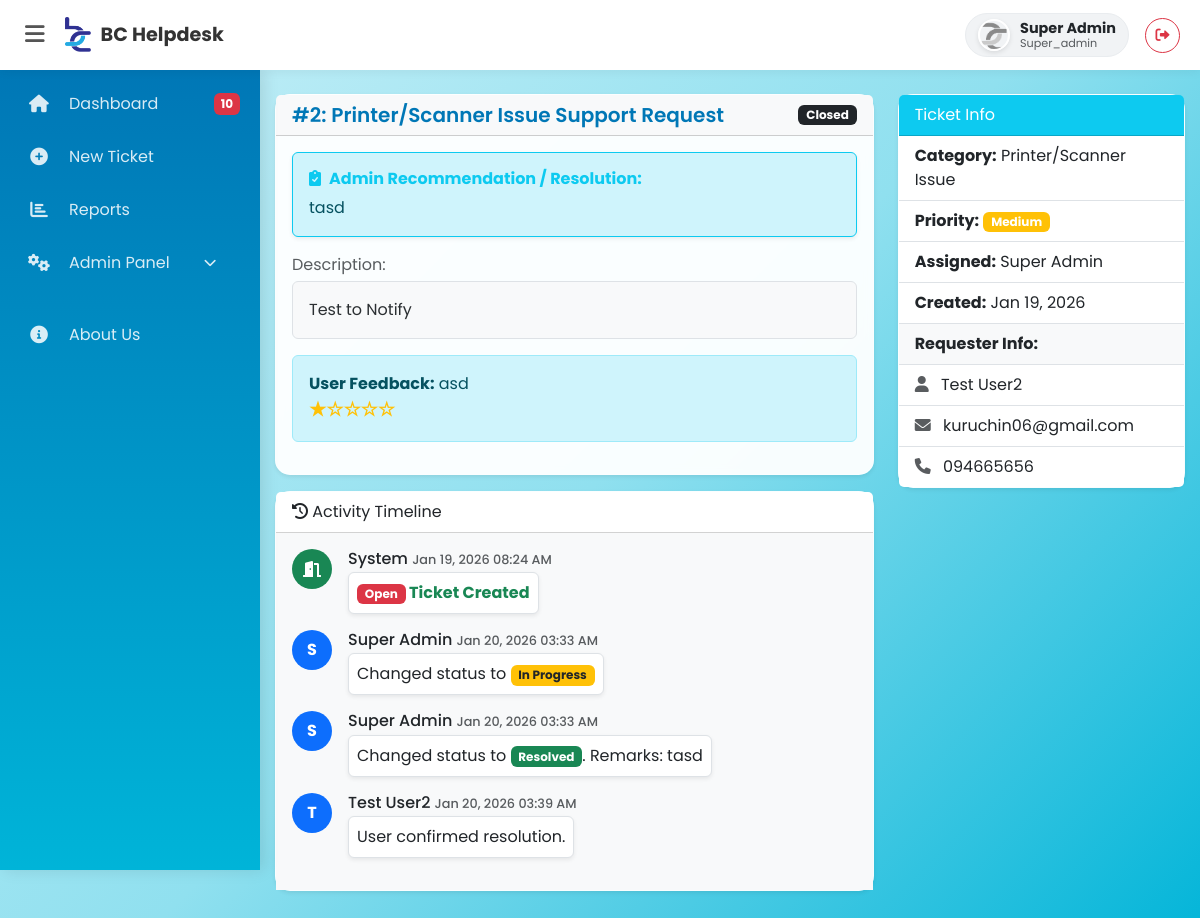
Screenshot of /ticket_details.php?id=2 (signed in) with the database file from the repository.
### tables this page shows
CREATE TABLE `users` (
  `id` int(11) NOT NULL,
  `username` varchar(50) NOT NULL,
  `email` varchar(100) NOT NULL,
  `phone` varchar(20) DEFAULT NULL,
  `password` varchar(255) NOT NULL,
  `role` varchar(50) NOT NULL DEFAULT 'employee',
  `is_active` tinyint(1) DEFAULT '0',
  `created_at` timestamp NULL DEFAULT CURRENT_TIMESTAMP,
  `branch_id` int(11) DEFAULT NULL,
  `profile_image` varchar(255) DEFAULT NULL,
  `dept_id` int(11) DEFAULT NULL,
  `reset_token` varchar(10) DEFAULT NULL,
  `reset_expires` datetime DEFAULT NULL
);

CREATE TABLE `tickets` (
  `id` int(11) NOT NULL,
  `user_id` int(11) NOT NULL,
  `assigned_to` int(11) DEFAULT NULL,
  `subject` varchar(255) NOT NULL,
  `description` text NOT NULL,
  `priority` enum('Low','Medium','High') DEFAULT 'Low',
  `category` varchar(50) NOT NULL,
  `status` enum('Open','In Progress','On Hold','Resolved','Closed') DEFAULT 'Open',
  `attachment` varchar(255) DEFAULT NULL,
  `rating` int(11) DEFAULT NULL,
  `feedback` text,
  `created_at` timestamp NULL DEFAULT CURRENT_TIMESTAMP,
  `resolved_at` timestamp NULL DEFAULT NULL,
  `confirmed_at` timestamp NULL DEFAULT NULL,
  `resolution_remarks` text,
  `dept_id` int(11) DEFAULT NULL
);

CREATE TABLE `ticket_logs` (
  `id` int(11) NOT NULL,
  `ticket_id` int(11) DEFAULT NULL,
  `user_id` int(11) DEFAULT NULL,
  `action_type` enum('comment','status_change','log','file') DEFAULT 'log',
  `message` text NOT NULL,
  `created_at` timestamp NULL DEFAULT CURRENT_TIMESTAMP
);

### ticket_details.php (the view, shortened to what this page needs)
<?php
require 'config/db.php';
require 'includes/header.php';
require 'includes/navbar.php';
$ticket_id = intval($_GET['id']);
$sql = "SELECT t.*,
                u.username as requester_name,
                u.email as requester_email,
                u.phone as requester_phone,
                a.username as assigned_name
        FROM tickets t
        LEFT JOIN users u ON t.user_id = u.id
        LEFT JOIN users a ON t.assigned_to = a.id
        WHERE t.id = ?";
$stmt = $conn->prepare($sql);
$stmt->bind_param("i", $ticket_id);
$stmt->execute();
$ticket = $stmt->get_result()->fetch_assoc();
$logs = $conn->query("SELECT l.*, u.username FROM ticket_logs l LEFT JOIN users u ON l.user_id = u.id WHERE ticket_id = $ticket_id ORDER BY created_at ASC");
$badgeClass = 'secondary';
switch($ticket['status']) {
    case 'Closed': $badgeClass = 'dark'; break;
}
?>
<div class="container mt-4">
    <div class="row">
        <div class="col-md-8">
            <div class="card mb-3 shadow-sm">
                <div class="card-header d-flex justify-content-between align-items-center bg-light">
                    <h5 class="mb-0">#<?= $ticket['id'] ?>: <?= htmlspecialchars($ticket['subject']) ?></h5>
                    <span class="badge bg-<?= $badgeClass ?>"><?= !empty($ticket['status']) ? $ticket['status'] : 'Unknown' ?></span>
                </div>
                <div class="card-body">
                    <?php if (!empty($ticket['resolution_remarks'])): ?>
                        <?php if($ticket['status'] == 'Rejected'): ?>
                            <div class="alert alert-danger border-danger shadow-sm">
                                <h6 class="fw-bold text-danger"><i class="fas fa-ban me-2"></i>Reason for Rejection:</h6>
                                <?= nl2br(htmlspecialchars($ticket['resolution_remarks'])) ?>
                            </div>
                        <?php else: ?>
                            <div class="alert alert-info border-info shadow-sm">
                                <h6 class="fw-bold text-info"><i class="fas fa-clipboard-check me-2"></i>Admin Recommendation / Resolution:</h6>
                                <?= nl2br(htmlspecialchars($ticket['resolution_remarks'])) ?>
                            </div>
                        <?php endif; ?>
                    <?php endif; ?>
                    <p class="text-muted mb-1">Description:</p>
                    <div class="alert alert-secondary border bg-light"><?= nl2br(htmlspecialchars($ticket['description'])) ?></div>
                     <?php if($ticket['status'] == 'Closed'): ?>
                        <div class="alert alert-info mt-3">
                            <strong>User Feedback:</strong> <?= htmlspecialchars($ticket['feedback']) ?> <br>
                            <strong class="text-warning" style="font-size: 1.2rem;"><?= str_repeat("★", $ticket['rating']) . str_repeat("☆", 5 - $ticket['rating']) ?></strong>
                        </div>
                    <?php endif; ?>
                </div>
            </div>
            <div class="card shadow-sm">
                <div class="card-header bg-white"><i class="fas fa-history"></i> Activity Timeline</div>
                <div class="card-body" style="max-height: 400px; overflow-y: auto; background-color: #f8f9fa;">
                    <div class="d-flex mb-3">
                        <div class="flex-shrink-0">
                            <div class="rounded-circle bg-success text-white d-flex align-items-center justify-content-center fw-bold" style="width: 40px; height: 40px;">
                                <i class="fas fa-door-open"></i>
                            </div>
                        </div>
                        <div class="flex-grow-1 ms-3">
                            <h6 class="mb-0">System <small class="text-muted" style="font-size: 0.8em;"><?= date('M d, Y h:i A', strtotime($ticket['created_at'])) ?></small></h6>
                            <div class="p-2 mt-1 rounded bg-white border shadow-sm fw-bold text-success" style="display:inline-block;">
                                <span class="badge bg-danger">Open</span> Ticket Created
                            </div>
                        </div>
                    </div>
                    <?php if ($logs->num_rows > 0): ?>
                        <?php while($log = $logs->fetch_assoc()): ?>
                            <?php
                                $raw_msg = $log['message'];
                                $is_rejection = (strpos($raw_msg, 'Changed status to Rejected') !== false);
                                $bubble_class = "bg-white border text-dark";
                                $formatted_msg = htmlspecialchars($raw_msg);
                                if (strpos($formatted_msg, 'Changed status to In Progress') !== false) {
                                    $parts = explode('. Remarks:', $formatted_msg);
                                    $formatted_msg = $parts[0];
                                }
                                if (!$is_rejection) {
                                    $formatted_msg = str_replace("Open", "<span class='badge bg-danger'>Open</span>", $formatted_msg);
                                    $formatted_msg = str_replace("In Progress", "<span class='badge bg-warning text-dark'>In Progress</span>", $formatted_msg);
                                    $formatted_msg = str_replace("Resolved", "<span class='badge bg-success'>Resolved</span>", $formatted_msg);
                                    $formatted_msg = str_replace("Closed", "<span class='badge bg-dark'>Closed</span>", $formatted_msg);
                                    $formatted_msg = str_replace("On Hold", "<span class='badge bg-info text-dark'>On Hold</span>", $formatted_msg);
                                } else {
                                    $formatted_msg = str_replace("Changed status to Rejected. Reason:", "<strong>REJECTED:</strong>", $formatted_msg);
                                }
                            ?>
                            <div class="d-flex mb-3">
                                <div class="flex-shrink-0">
                                    <div class="rounded-circle bg-primary text-white d-flex align-items-center justify-content-center fw-bold" style="width: 40px; height: 40px;">
                                        <?= strtoupper(substr($log['username'] ?? 'S', 0, 1)) ?>
                                    </div>
                                </div>
                                <div class="flex-grow-1 ms-3">
                                    <h6 class="mb-0"><?= htmlspecialchars($log['username'] ?? 'System') ?> <small class="text-muted" style="font-size: 0.8em;"><?= date('M d, Y h:i A', strtotime($log['created_at'])) ?></small></h6>
                                    <div class="p-2 mt-1 rounded shadow-sm <?= $bubble_class ?>" style="display:inline-block;">
                                        <?= nl2br($formatted_msg) ?>
                                    </div>
                                </div>
                            </div>
                        <?php endwhile; ?>
                    <?php endif; ?>
                </div>
            </div>
        </div>
        <div class="col-md-4">
            <div class="card mb-3 shadow-sm">
                <div class="card-header bg-info text-white">Ticket Info</div>
                <ul class="list-group list-group-flush">
                    <li class="list-group-item"><strong>Category:</strong> <?= htmlspecialchars($ticket['category']) ?></li>
                    <li class="list-group-item"><strong>Priority:</strong> <span class="badge bg-<?= $ticket['priority'] == 'High' ? 'danger' : ($ticket['priority'] == 'Medium' ? 'warning' : 'success') ?>"><?= $ticket['priority'] ?></span></li>
                    <li class="list-group-item"><strong>Assigned:</strong> <?= $ticket['assigned_name'] ?? '<span class="text-muted">Unassigned</span>' ?></li>
                    <li class="list-group-item"><strong>Created:</strong> <?= date('M d, Y', strtotime($ticket['created_at'])) ?></li>
                    <li class="list-group-item bg-light"><strong>Requester Info:</strong></li>
                    <li class="list-group-item"><i class="fas fa-user me-2 text-muted"></i> <?= htmlspecialchars($ticket['requester_name']) ?></li>
                    <li class="list-group-item"><i class="fas fa-envelope me-2 text-muted"></i> <?= htmlspecialchars($ticket['requester_email']) ?></li>
                    <li class="list-group-item">
                        <i class="fas fa-phone me-2 text-muted"></i>
                        <?= !empty($ticket['requester_phone']) ? htmlspecialchars($ticket['requester_phone']) : '<span class="text-muted">N/A</span>' ?>
                    </li>
                </ul>
            </div>
        </div>
    </div>
</div>
<?php require 'includes/footer.php'; ?>

### includes/navbar.php (shortened to what this page needs)
<?php
$pending_alert = 0;
if (isset($_SESSION['role']) && $_SESSION['role'] != 'employee' && isset($conn)) {
    $notify_sql = "SELECT COUNT(*) as count FROM tickets WHERE status = 'Open'";
    $notify_res = $conn->query($notify_sql);
    if ($notify_res) {
        $row = $notify_res->fetch_assoc();
        $pending_alert = $row['count'];
    }
}
$navbar_username = isset($_SESSION['username']) ? $_SESSION['username'] : "Guest";
$navbar_pic = "assets/images/default_avatar.png";
if (isset($_SESSION['user_id']) && isset($conn)) {
    $user_id = $_SESSION['user_id'];
    $sql = "SELECT username, profile_image FROM users WHERE id = $user_id";
    $result = mysqli_query($conn, $sql);
    if ($result && $row = mysqli_fetch_assoc($result)) {
        $navbar_username = $row['username'];
        if (!empty($row['profile_image']) && file_exists(__DIR__ . '/../uploads/' . $row['profile_image'])) {
            $navbar_pic = 'uploads/' . $row['profile_image'];
        }
    }
}
?>
<nav class="topbar">
    <div class="brand-area">
        <button id="menu-toggle" onclick="toggleSidebar()">
            <i class="fas fa-bars"></i>
        </button>
        <a href="dashboard.php" class="brand-link">
            <img src="assets/images/proflogo.png" alt="Logo">
            <span class="brand-text">BC Helpdesk</span>
        </a>
    </div>
    <div class="d-flex align-items-center">
        <a href="profile.php" class="text-decoration-none me-3">
            <div class="user-badge">
                <img src="<?= $navbar_pic ?>" alt="Profile" class="navbar-profile-pic">
                <div class="d-flex flex-column" style="line-height: 1.1;">
                    <span class="fw-bold text-dark" style="font-size: 0.9rem;"><?= htmlspecialchars($navbar_username) ?></span>
                    <?php if(isset($_SESSION['role'])): ?>
                        <small class="text-muted" style="font-size: 0.7rem;"><?= ucfirst($_SESSION['role']) ?></small>
                    <?php endif; ?>
                </div>
            </div>
        </a>
        <a href="logout.php" class="btn btn-outline-danger btn-sm rounded-circle" title="Logout" style="width: 35px; height: 35px; display: flex; align-items: center; justify-content: center;">
            <i class="fas fa-sign-out-alt"></i>
        </a>
    </div>
</nav>
<div class="sidebar" id="sidebar-wrapper">
    <ul class="sidebar-nav">
        <li class="nav-item">
            <a class="nav-link" href="dashboard.php" title="Dashboard">
                <i class="fas fa-home"></i>
                <span>Dashboard</span>
                <?php if($pending_alert > 0): ?>
                    <span class="badge-alert"><?= $pending_alert ?></span>
                <?php endif; ?>
            </a>
        </li>
        <li class="nav-item">
            <a class="nav-link" href="ticket_create.php" title="New Ticket">
                <i class="fas fa-plus-circle"></i> <span>New Ticket</span>
            </a>
        </li>
        <?php if(isset($_SESSION['role']) && $_SESSION['role'] != 'employee'): ?>
        <li class="nav-item">
            <a class="nav-link" href="reports.php" title="Reports">
                <i class="fas fa-chart-bar"></i> <span>Reports</span>
            </a>
        </li>
        <?php endif; ?>
        <?php if(isset($_SESSION['role']) && ($_SESSION['role'] == 'super_admin' || $_SESSION['role'] == 'manager')): ?>
        <li class="nav-item">
            <a class="nav-link" data-bs-toggle="collapse" href="#adminSubmenu" role="button" aria-expanded="false" title="Admin Panel">
                <i class="fas fa-cogs"></i> <span>Admin Panel</span>
                <i class="fas fa-chevron-down ms-auto" style="font-size: 0.8rem;"></i>
            </a>
        </li>
        <?php endif; ?>
        <li class="nav-item mt-4">
            <a class="nav-link" href="about.php" title="About Us">
                <i class="fas fa-info-circle"></i> <span>About Us</span>
            </a>
        </li>
    </ul>
</div>

### rows the page displays
users: profile_image (picture), username "Super Admin"
tickets: id "2", subject "Printer/Scanner Issue Support Request", status "Closed", resolution_remarks "tasd", description "Test to Notify", feedback "asd", rating "★", rating "☆☆☆☆", created_at "Jan 19, 2026 08:24 AM", category "Printer/Scanner Issue", priority "Medium", assigned_to.username "Super Admin", created_at "Jan 19, 2026", user.username "Test User2", user.email "kuruchin06@gmail.com", user.phone "094665656"
ticket_logs: user.username "S", user.username "Super Admin", created_at "Jan 20, 2026 03:33 AM", message "Changed status to In Progress"
ticket_logs: user.username "S", user.username "Super Admin", created_at "Jan 20, 2026 03:33 AM", message "Changed status to Resolved . Remarks: tasd"
ticket_logs: user.username "T", user.username "Test User2", created_at "Jan 20, 2026 03:39 AM", message "User confirmed resolution."

### other values shown
$_SESSION['role'] "Super_admin"
$pending_alert "10"
